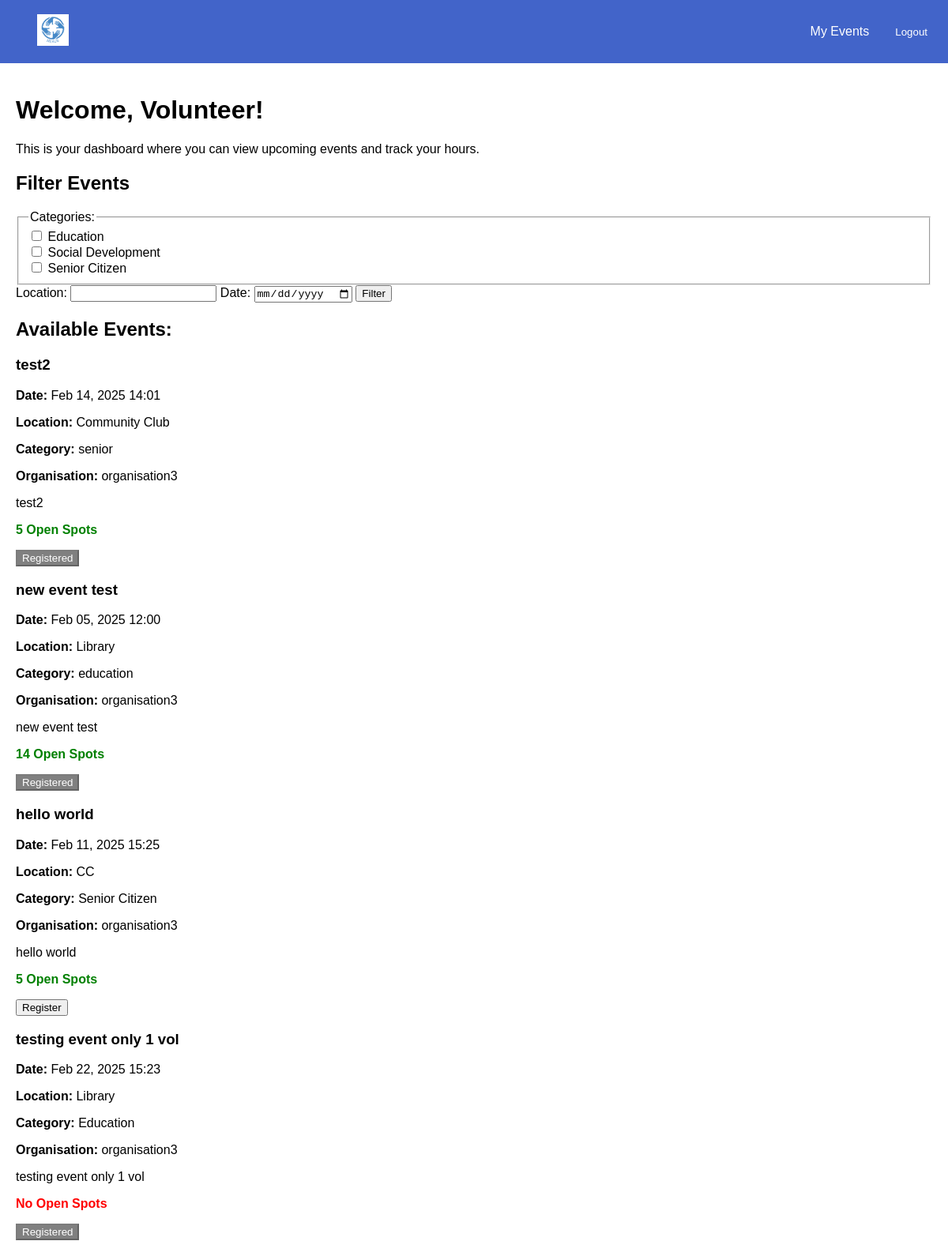
The page /events/dashboard/volunteer/ (signed in) on the database as committed earlier.
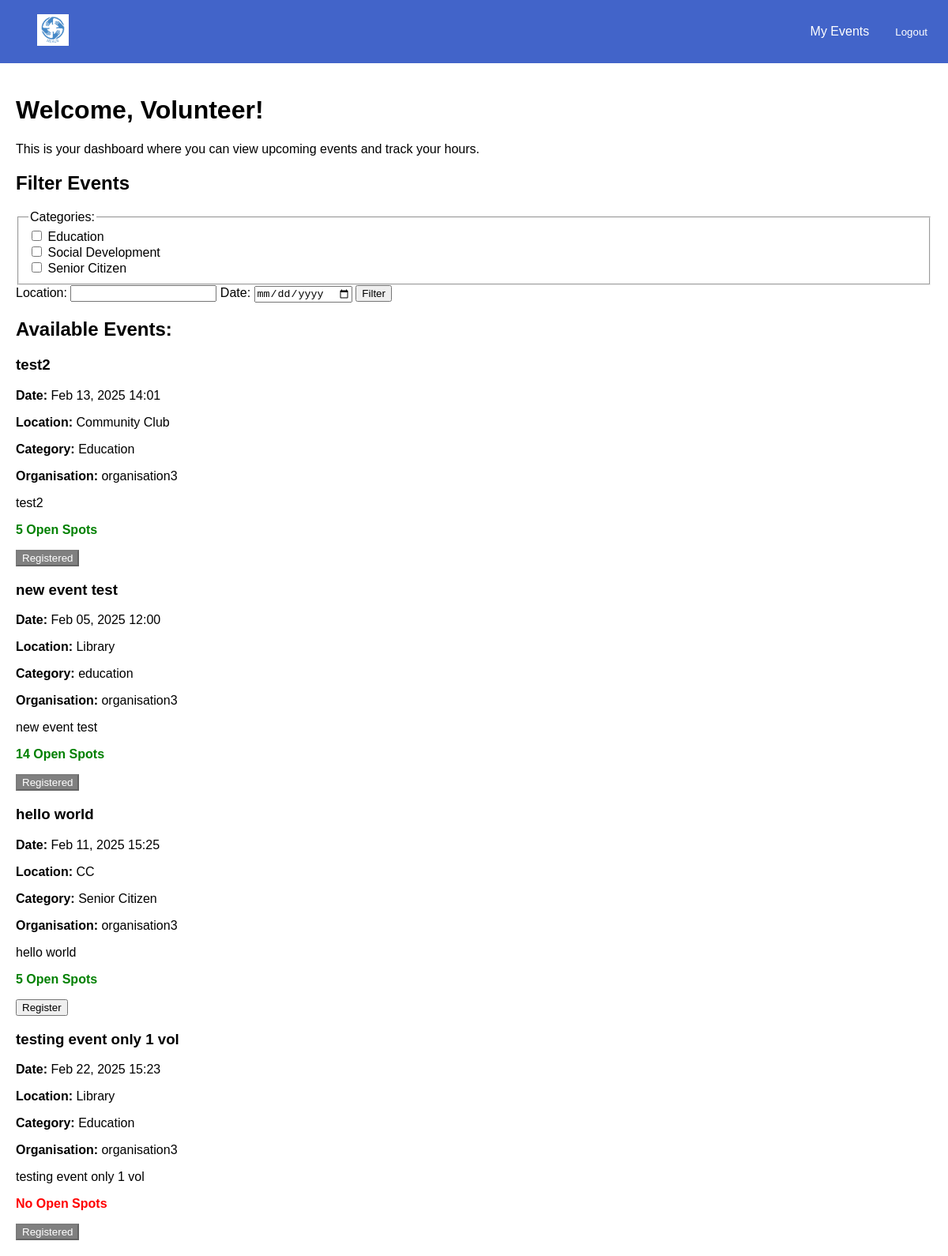
The same page on the database as committed later.
### events/models.py (models this page shows, shortened)
class Event(models.Model):
    CATEGORY_CHOICES = [
        ('Education', 'Education'),
        ('Social Development', 'Social Development'),
        ('Senior Citizen', 'Senior Citizen'),
    ]
    organisation = models.ForeignKey(settings.AUTH_USER_MODEL, on_delete=models.CASCADE)
    name = models.CharField(max_length=255)
    description = models.TextField()
    date = models.DateTimeField()
    location = models.CharField(max_length=255)
    volunteers_needed = models.PositiveIntegerField()
    roles_responsibilities = models.TextField()
    category = models.CharField(max_length=50, choices=CATEGORY_CHOICES, blank=False, default='Education')

### accounts/models.py (models this page shows, shortened)
class CustomUser(AbstractUser):
    USER_TYPE_CHOICES = [
        ('volunteer', 'Volunteer'),
        ('organisation', 'Organisation'),
    ]
    user_type = models.CharField(max_length=20, choices=USER_TYPE_CHOICES)
    contact_number = models.CharField(max_length=10, blank= True, null=True)
    full_name = models.CharField(max_length=255, blank=True, null=True)
    personnel_name = models.CharField(max_length=255, blank=True, null=True)

### events/views.py (the view)
# urls.py: path('dashboard/volunteer/', views.volunteer_dashboard, name='volunteer_dashboard'),
@login_required
def volunteer_dashboard(request):
    if request.user.user_type == 'volunteer':
        events = Event.objects.all()
        registered_event_ids = set(
            VolunteerEvent.objects.filter(volunteer=request.user, status='registered')
            .values_list('event_id', flat=True)
        )
        selected_categories = request.GET.getlist('category')
        location = request.GET.get('location', '').strip()
        date = request.GET.get('date', '').strip()
        if selected_categories:
            events = events.filter(category__in=selected_categories)
        if location:
            events = events.filter(location__icontains=location)
        if date:
            events = events.filter(date=date)
        category_choices = dict(Event.CATEGORY_CHOICES)
        categories = list(category_choices.keys())
        for event in events:
            event.volunteer_count = VolunteerEvent.objects.filter(event=event, status='registered').count()
            event.open_spots = max(event.volunteers_needed - event.volunteer_count, 0)
        return render(request, 'events/volunteer_dashboard.html', {
            'events': events,
            'categories': categories,
            'category_labels': category_choices,
            'selected_categories': selected_categories,
            'registered_event_ids': registered_event_ids,
        })
    return redirect('home')

### events/templates/events/volunteer_dashboard.html (shortened to what this page needs)
{% extends 'base.html' %}
{% block content %}
    <h1>Welcome, Volunteer!</h1>
    <p>This is your dashboard where you can view upcoming events and track your hours.</p>
    <h2>Filter Events</h2>
    <form method="get">
        <fieldset>
            <legend>Categories:</legend>
            {% for category in categories %}
                <label>
                    <input type="checkbox" name="category" value="{{ category }}"
                           {% if category in selected_categories %}checked{% endif %}>
                    {{ category }}
                </label><br>
            {% endfor %}
        </fieldset>
        <label for="location">Location:</label>
        <input type="text" name="location" id="location" value="{{ request.GET.location }}">
        <label for="date">Date:</label>
        <input type="date" name="date" id="date" value="{{ request.GET.date }}">
        <button type="submit">Filter</button>
    </form>
    <h2>Available Events:</h2>
    {% if events %}
        {% for event in events %}
            <div class="event-card">
                <h3>{{ event.name }}</h3>
                <p><strong>Date:</strong> {{ event.date|date:"M d, Y H:i" }}</p>
                <p><strong>Location:</strong> {{ event.location }}</p>
                <p><strong>Category:</strong> {{ event.get_category_display }}</p>
                <p><strong>Organisation:</strong> {{ event.organisation.username }}</p>
                <p>{{ event.description }}</p>
                {% if event.open_spots > 0 %}
                    <p style="color: green;"><strong>{{ event.open_spots }} Open Spot{{ event.open_spots|pluralize }}</strong></p>
                {% else %}
                    <p style="color: red;"><strong>No Open Spots</strong></p>
                {% endif %}
                {% if event.id in registered_event_ids %}
                    <button disabled style="background-color: grey; color: white;">Registered</button>
                {% elif event.open_spots > 0%}
                    <form action="{% url 'events:register_for_event' event.id %}" method="post">
                        <button type="submit">Register</button>
                    </form>
                {% endif %}
            </div>
        {% endfor %}
    {% else %}
        <p>No events found matching your criteria.</p>
    {% endif %}
{% endblock %}

Rows that differ between the two databases and show on the page:
changed Event "test2": date "Feb 14, 2025 14:01" → "Feb 13, 2025 14:01"; category "senior" → "Education"
